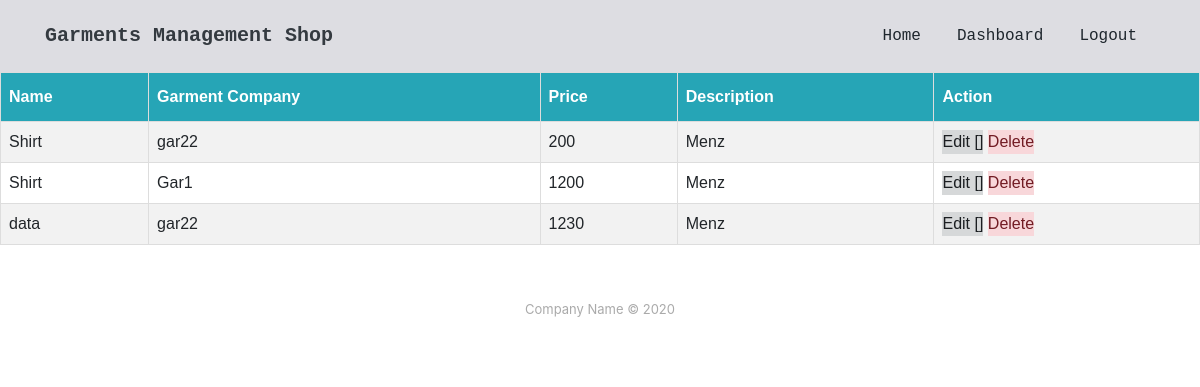
/ShowProducts/ (signed in), run on the app's committed database.
### GarmentsManagementApp/models.py (models this page shows)
class Products(models.Model):
    garment = models.ForeignKey(Garment,on_delete=models.CASCADE,null=True)
    Name=models.CharField(max_length=20)
    price = models.fields.PositiveIntegerField()
    description = models.CharField(max_length=200)

class Garment(models.Model):
    name = models.CharField(max_length=20)
    type = models.CharField(max_length=20,null=True)

### GarmentsManagementApp/views.py (the view)
# urls.py: path('ShowProducts/',views.ShowProducts,name='ShowProducts'),
@login_required(login_url='/login/')
def ShowProducts(request):
    list = Products.objects.all()
    return render(request,'ShowProducts.html',{'list' : list})

### templates/ShowProducts.html (shortened to what this page needs)
{% extends 'index.html' %}
{% block content %}
</head>
<body>
<table id="customers">
  <tr>
    <th>Name</th>
    <th>Garment Company</th>
    <th>Price</th>
      <th>Description</th>
      <th>Action</th>
  </tr>
    {% for item in list %}
        <tr>
            <td>{{ item.Name }}</td>
            <td>{{ item.garment.name }}</td>
            <td>{{ item.price }}</td>
            <td>{{ item.description }}</td>
            <td> <a type="button" class="alert-dark" href="{% url 'GarmentsManagementApp:editProduct' pk=item.id %}">Edit    [] </a> <a type="button" class="alert-danger" href="{% url 'GarmentsManagementApp:deleteProduct' pk=item.id %}" onclick="alert('Are you sure?')">Delete</a></td>
        </tr>
    {% endfor %}
</table>
{% endblock %}

### templates/ShowProducts.html (style rules this page uses)
#customers { font-family: Arial, Helvetica, sans-serif; border-collapse: collapse; width: 100%; }
#customers td, #customers th { border: 1px solid #ddd; padding: 8px; }
#customers tr:nth-child(even) { background-color: #f2f2f2; }
#customers th { padding-top: 12px; padding-bottom: 12px; text-align: left; background-color: #26a5b6; color: white; }

### data on the page
Products: Name "Shirt", garment.name "gar22", price "200", description "Menz"
Products: Name "Shirt", garment.name "Gar1", price "1200", description "Menz"
Products: Name "data", garment.name "gar22", price "1230", description "Menz"
